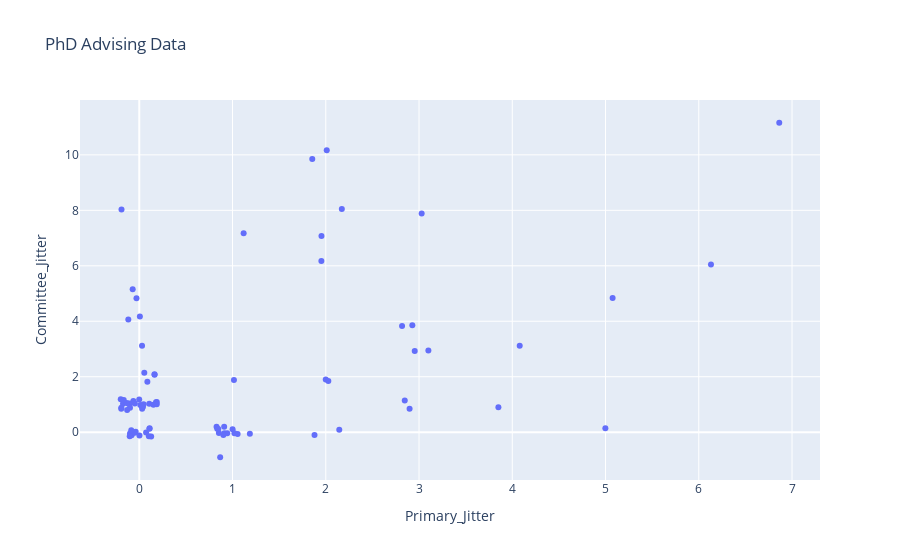

The notebook cell saved with this chart:
### Code cell
jitter_strength=0.2
df['Primary_Jitter']=df['Primary Advisees']+np.random.uniform(-jitter_strength, jitter_strength, size=len(df))
df['Committee_Jitter']=df['Committee Only']+np.random.uniform(-jitter_strength, jitter_strength, size=len(df))
fig=px.scatter(df, x='Primary_Jitter', y='Committee_Jitter', title="PhD Advising Data")
fig.show()
